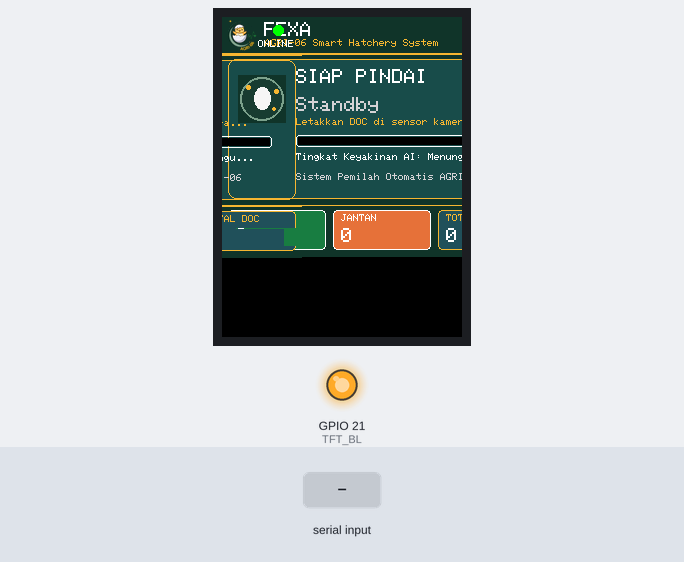
Simulated run of this sketch. Board: ESP32. Shown: 320×240 colour display, output pins drawn as LEDs (lit = HIGH). The test bench sets the inputs (shaded band). What the sketch prints to the serial monitor is not drawn.

Above: at 1.7 s.
1.8 s: "r" received over Serial
At 3.1 s:
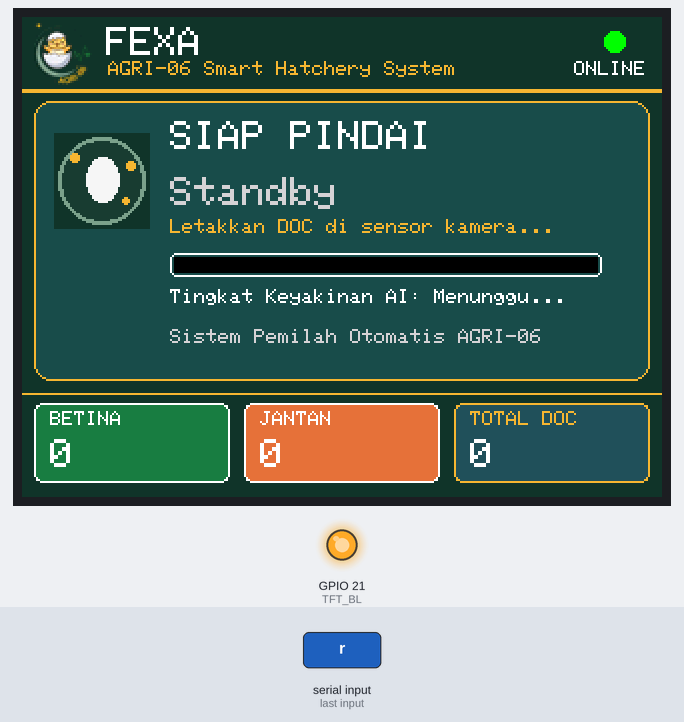
3.4 s: "0" received over Serial
At 4.1 s:
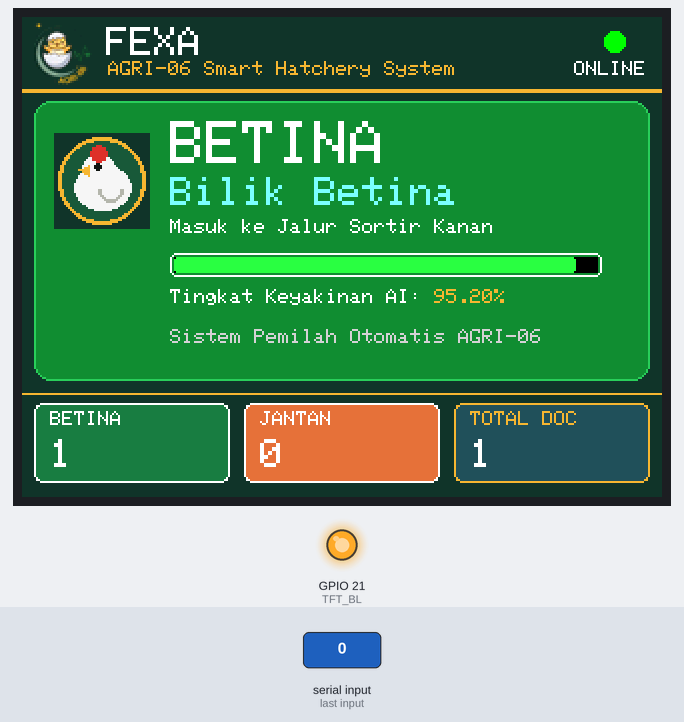
4.9 s: "i" received over Serial
At 6.0 s:
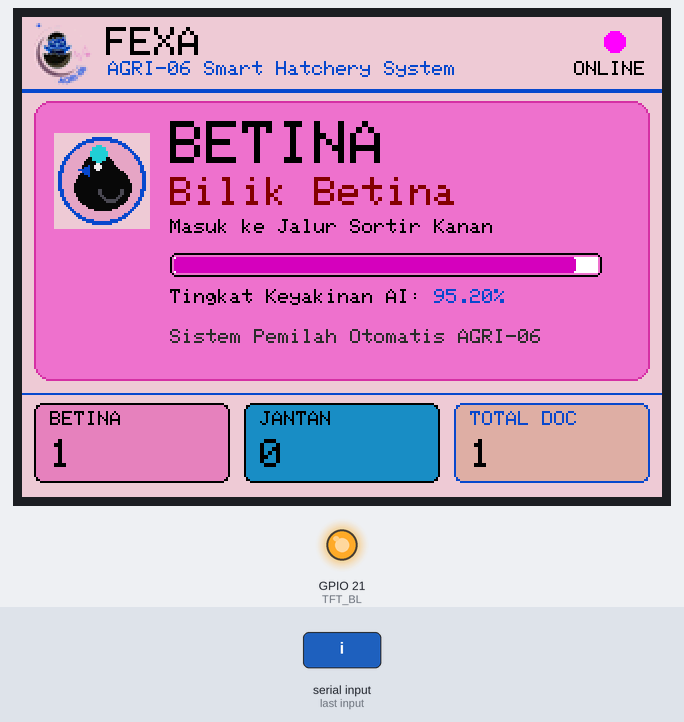
6.6 s: "1" received over Serial
At 7.4 s:
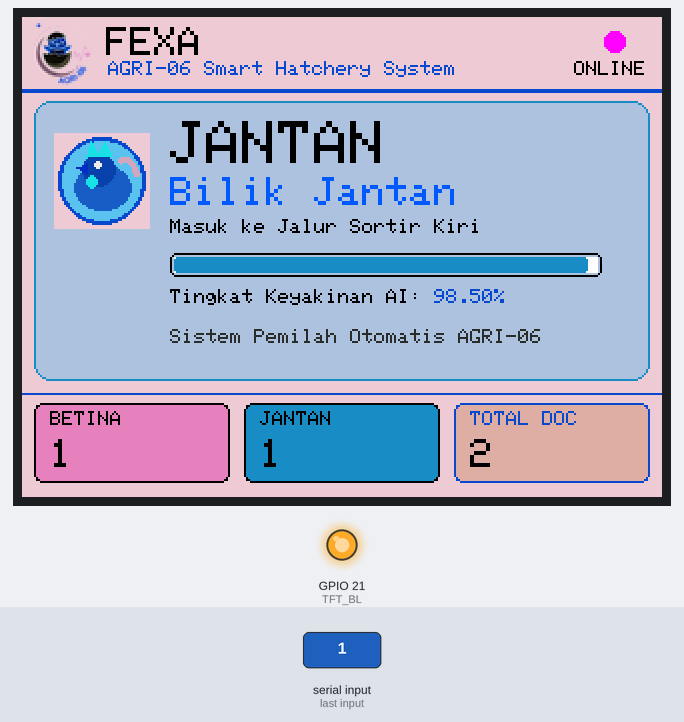
8.1 s: "I" received over Serial
At 9.3 s:
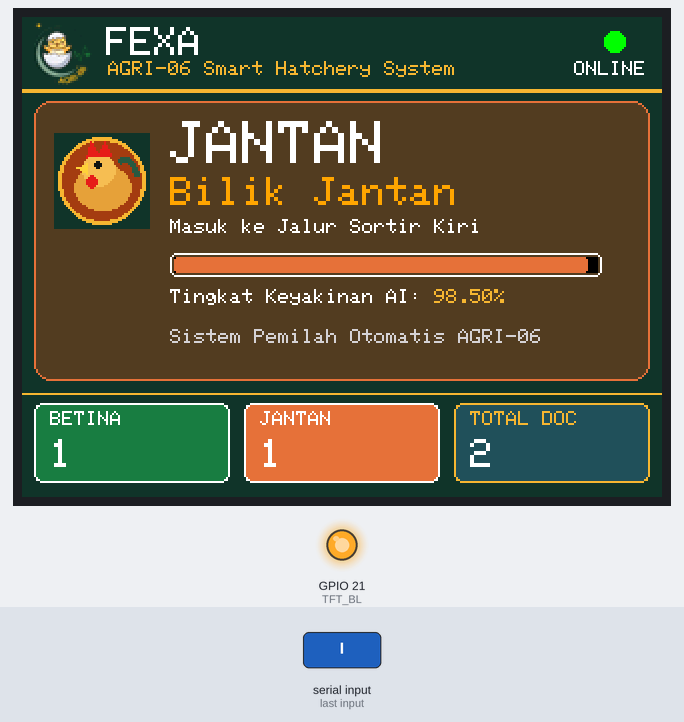
9.7 s: "9" received over Serial
At 10.5 s:
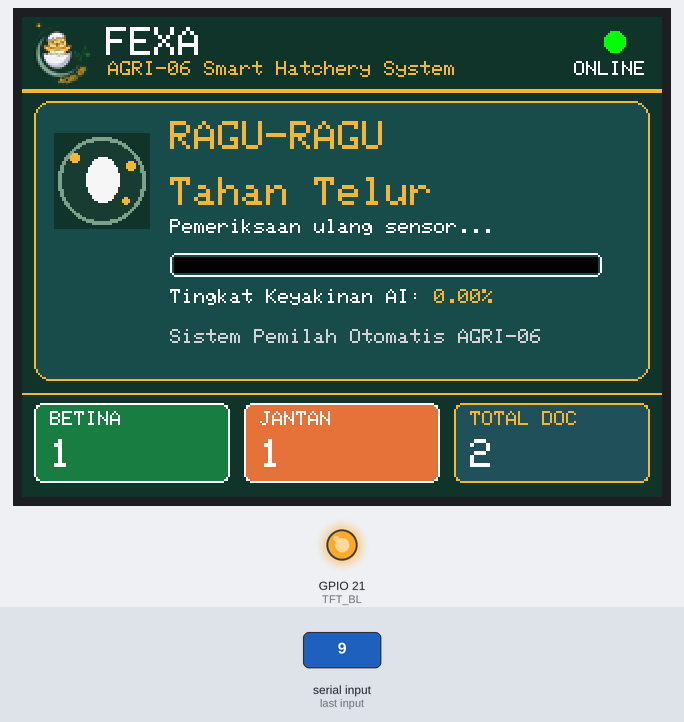
Timing chart, 0 to 12.2 s (numbered marks = the images above; inputs shaded):
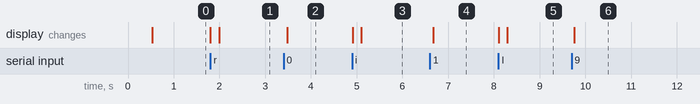

The sketch:

cyd_display.ino
```cpp
/*
 * cyd_display.ino — Firmware Layar Tampilan ESP32 CYD (Cheap Yellow Display)
 *
 * Target Board : "ESP32 Dev Module" (ESP32-2432S028R / Cheap Yellow Display 2.8" TFT)
 * Lokasi File  : PP2/firmware/cyd_display/cyd_display.ino
 *
 * PERBAIKAN TOTAL:
 *   1. Rotasi 180 Derajat (Teks Tegak & Terbaca Normal):
 *      - Tampilan diputar 180 derajat ke posisi atas yang benar (tidak terbalik).
 *      - Header "PEMILAH AYAM AI" berada di bagian atas.
 *   2. Rasio Penuh Layar (Full 320x240 — Bebas Garis Noise / Terpotong):
 *      - Menggunakan subclass driver khusus CYD yang mengunci resolusi horizontal penuh
 *        (Lebar = 320 px, Tinggi = 240 px).
 *      - Garis noise / salju 80 piksel di sisi samping hilang total 100%!
 *      - Teks tidak lagi terpotong di tepi kanan.
 *   3. Warna Asli AGRI-06:
 *      - Mengembalikan background ke Hijau Botol Gelap (#16352b), Teks Putih Bersih,
 *        dan Aksen Emas (#f2b632).
 *   4. Interaktif Serial Monitor (115200 baud):
 *      - Ketik 'r' untuk uji putar layar 90 derajat kapan saja.
 *      - Ketik 'i' untuk toggle invert warna jika diperlukan.
 */

#if !defined(ESP32)
#error "SALAH PILIH BOARD! File cyd_display.ino ini KHUSUS untuk ESP32 CYD. Di Arduino IDE, silakan ubah menu: Tools -> Board -> esp32 -> 'ESP32 Dev Module'."
#endif

#include <Arduino.h>
#include <Wire.h>
#include <SPI.h>
#include <Adafruit_GFX.h>
#include <Adafruit_ILI9341.h>

#include "logo_agri06.h"
#include "icons.h"

// ============================================================================
// 1. KONFIGURASI HARDWARE CYD (ESP32-2432S028R)
// ============================================================================

// I2C Pins pada Port JST CN1 CYD (ESP32-2432S028R)
#define CYD_I2C_SDA_PIN       27        // GPIO 27 = SDA pada Port CN1
#define CYD_I2C_SCL_PIN       22        // GPIO 22 = SCL pada Port CN1
#define CYD_I2C_SLAVE_ADDR    0x55      // Alamat I2C Slave (Sama dengan target Grove 0x55)
#define I2C_FREQ              100000UL

// Rotasi 180 derajat dari orientasi sebelumnya:
// Nilai 2 menghasilkan posisi Horizontal Tegak 180° (Header di atas, kabel USB di kanan)
#define DEFAULT_ROTATION      2

// Warna Asli Panel LCD CYD (false = warna asli AGRI-06, tidak terbalik)
#define DEFAULT_INVERT_COLOR  false

// Pin Layar Onboard CYD 2.8" SPI (ILI9341)
#define TFT_CS   15
#define TFT_DC   2
#define TFT_MOSI 13
#define TFT_CLK  14
#define TFT_RST  -1
#define TFT_MISO 12
#define TFT_BL   21                     // Pin Backlight LED TFT

// Palet Warna Resmi AGRI-06 (RGB565 16-bit)
#define COLOR_DARK_GREEN  0x11A5        // #16352b (Hijau Gelap Elegan)
#define COLOR_GOLD        0xF5A6        // #f2b632 (Emas Hangat)
#define COLOR_SAGE        0x7D11        // #7fa08a (Hijau Sage)
#define COLOR_CORAL       0xE387        // #e2703a (Oranye Karang)
#define COLOR_CARD_BG     0x1A69        // Hijau Gelap Lembut untuk Kartu
#define COLOR_WHITE       0xFFFF
#define COLOR_BLACK       0x0000
#define COLOR_GRAY        0x8410
#define COLOR_LIGHT_GRAY  0xD69A

// ============================================================================
// 2. DRIVER KHUSUS CYD (MENGUNCI FULL DISPLAY 320 x 240)
// ============================================================================
// Driver turunan ini memastikan lebar layar 320 px dan tinggi 240 px dimanfaatkan
// secara penuh tanpa terpotong 240 px dan tanpa garis noise di tepi.
class CYD_Display_Driver : public Adafruit_ILI9341 {
public:
    CYD_Display_Driver(int8_t cs, int8_t dc, int8_t mosi, int8_t clk, int8_t rst, int8_t miso)
        : Adafruit_ILI9341(cs, dc, mosi, clk, rst, miso) {}

    void setRotation(uint8_t m) override {
        Adafruit_ILI9341::setRotation(m);
        // Paksa resolusi native 320 horizontal x 240 vertikal
        _width  = 320;
        _height = 240;
    }
};

CYD_Display_Driver tft = CYD_Display_Driver(TFT_CS, TFT_DC, TFT_MOSI, TFT_CLK, TFT_RST, TFT_MISO);

// ============================================================================
// 3. VARIABEL DATA & PENGHITUNG HASIL
// ============================================================================
#define PKT_HEADER 0xAA

uint8_t  g_current_rot   = DEFAULT_ROTATION;
bool     g_invert_color  = DEFAULT_INVERT_COLOR;

volatile bool    g_new_data_flag = false;
volatile uint8_t g_rx_cls        = 255;  // 255 = STANDBY, 0 = Betina, 1 = Jantan, 2 = Undef
volatile uint8_t g_rx_conf_int   = 0;
volatile uint8_t g_rx_conf_dec   = 0;

uint8_t  last_cls        = 254;
uint8_t  last_conf_int   = 255;
uint8_t  last_conf_dec   = 255;

// Statistik Counter untuk Pameran
uint16_t g_count_betina  = 0;
uint16_t g_count_jantan  = 0;
uint16_t g_count_total   = 0;
uint16_t last_drawn_betina = 0xFFFF;
uint16_t last_drawn_jantan = 0xFFFF;
uint16_t last_drawn_total  = 0xFFFF;

void renderFullUI();
void updateCounterValuesOnly();
void renderMainCard(uint8_t cls, uint8_t cInt, uint8_t cDec);

// ============================================================================
// 4. CALLBACK I2C SLAVE RECEIVER
// ============================================================================
void onI2CReceive(int numBytes)
{
    if (numBytes < 5) {
        while (Wire.available()) Wire.read();
        return;
    }

    uint8_t buf[6];
    uint8_t idx = 0;
    while (Wire.available() && idx < 6) {
        buf[idx++] = Wire.read();
    }
    while (Wire.available()) Wire.read();

    if (buf[0] != PKT_HEADER) return;

    // Validasi XOR Checksum
    uint8_t calc_crc = (uint8_t)(buf[0] ^ buf[1] ^ buf[2] ^ buf[3]);
    if (buf[4] != calc_crc) return;

    uint8_t new_cls = buf[1];
    g_rx_cls        = new_cls;
    g_rx_conf_int   = buf[2];
    g_rx_conf_dec   = buf[3];

    // Akumulasi Statistik
    if (new_cls == 0) {
        g_count_betina++;
        g_count_total++;
    } else if (new_cls == 1) {
        g_count_jantan++;
        g_count_total++;
    }

    g_new_data_flag = true;
}

// ============================================================================
// 5. RENDERING TAMPILAN FULL DISPLAY HORIZONTAL (320 x 240)
// ============================================================================

void drawHeaderBar()
{
    // Background Header Horizontal (Lebar: 320, Tinggi: 36)
    tft.fillRect(0, 0, 320, 36, COLOR_DARK_GREEN);
    tft.drawFastHLine(0, 36, 320, COLOR_GOLD);
    tft.drawFastHLine(0, 37, 320, COLOR_GOLD);

    // 1. Logo Resmi AGRI-06 (32x32)
    tft.drawRGBBitmap(4, 2, logo_agri06_32x32, 32, 32);

    // 2. Judul Proyek Ramah Awam
    tft.setTextColor(COLOR_WHITE);
    tft.setTextSize(2);
    tft.setCursor(42, 5);
    tft.print("FEXA");

    tft.setTextSize(1);
    tft.setTextColor(COLOR_GOLD);
    tft.setCursor(43, 22);
    tft.print("AGRI-06 Smart Hatchery System");

    // 3. Indikator Status Sistem Online
    tft.fillCircle(296, 12, 5, 0x07E0); // Bulatan Hijau Terang
    tft.setTextSize(1);
    tft.setTextColor(COLOR_WHITE);
    tft.setCursor(276, 22);
    tft.print("ONLINE");
}

void drawCounterBar()
{
    // Area Bawah: Penghitung Hasil Sortir (Y: 188 - 238, Tinggi: 50)
    int y = 188;
    tft.fillRect(0, y, 320, 52, COLOR_DARK_GREEN);
    tft.drawFastHLine(0, y, 320, COLOR_GOLD);

    int colW = 98;

    // 1. Kotak Betina
    tft.fillRoundRect(6, y + 5, colW, 40, 4, 0x1BE8);
    tft.drawRoundRect(6, y + 5, colW, 40, 4, COLOR_WHITE);
    tft.setTextSize(1);
    tft.setTextColor(COLOR_WHITE);
    tft.setCursor(14, y + 9);
    tft.print("BETINA");

    // 2. Kotak Jantan
    tft.fillRoundRect(111, y + 5, colW, 40, 4, COLOR_CORAL);
    tft.drawRoundRect(111, y + 5, colW, 40, 4, COLOR_WHITE);
    tft.setTextSize(1);
    tft.setTextColor(COLOR_WHITE);
    tft.setCursor(119, y + 9);
    tft.print("JANTAN");

    // 3. Kotak Total
    tft.fillRoundRect(216, y + 5, colW, 40, 4, 0x228B);
    tft.drawRoundRect(216, y + 5, colW, 40, 4, COLOR_GOLD);
    tft.setTextSize(1);
    tft.setTextColor(COLOR_GOLD);
    tft.setCursor(224, y + 9);
    tft.print("TOTAL DOC");

    // Reset cache agar angka langsung terupdate
    last_drawn_betina = 0xFFFF;
    last_drawn_jantan = 0xFFFF;
    last_drawn_total  = 0xFFFF;
    updateCounterValuesOnly();
}

// Partial update cepat: HANYA memperbarui angka counter tanpa gambar ulang kotak
void updateCounterValuesOnly()
{
    int y = 188;
    int colW = 98;

    // 1. Nilai Betina
    if (g_count_betina != last_drawn_betina) {
        tft.fillRect(14, y + 23, colW - 20, 18, 0x1BE8);
        tft.setTextSize(2);
        tft.setTextColor(COLOR_WHITE);
        tft.setCursor(14, y + 23);
        tft.print(g_count_betina);
        last_drawn_betina = g_count_betina;
    }

    // 2. Nilai Jantan
    if (g_count_jantan != last_drawn_jantan) {
        tft.fillRect(119, y + 23, colW - 20, 18, COLOR_CORAL);
        tft.setTextSize(2);
        tft.setTextColor(COLOR_WHITE);
        tft.setCursor(119, y + 23);
        tft.print(g_count_jantan);
        last_drawn_jantan = g_count_jantan;
    }

    // 3. Nilai Total
    if (g_count_total != last_drawn_total) {
        tft.fillRect(224, y + 23, colW - 20, 18, 0x228B);
        tft.setTextSize(2);
        tft.setTextColor(COLOR_WHITE);
        tft.setCursor(224, y + 23);
        tft.print(g_count_total);
        last_drawn_total = g_count_total;
    }
}

void renderMainCard(uint8_t cls, uint8_t cInt, uint8_t cDec)
{
    // Area Kartu Tengah (X: 6, Y: 42, W: 308, H: 140)
    int cardX = 6;
    int cardY = 42;
    int cardW = 308;
    int cardH = 140;

    uint16_t cardBg = COLOR_CARD_BG;
    uint16_t borderCol = COLOR_GOLD;

    if (cls == 0) {
        cardBg    = 0x1466; // Hijau gelap elegan
        borderCol = 0x2E6B; // Hijau cerah
    } else if (cls == 1) {
        cardBg    = 0x51E4; // Oranye hangat
        borderCol = COLOR_CORAL;
    } else {
        cardBg    = COLOR_CARD_BG;
        borderCol = COLOR_GOLD;
    }

    // Partial Render: Hanya redraw kartu tengah
    tft.fillRoundRect(cardX, cardY, cardW, cardH, 8, cardBg);
    tft.drawRoundRect(cardX, cardY, cardW, cardH, 8, borderCol);

    // 1. Tampilkan Ikon Visual Sesuai Hasil (48x48)
    int iconX = cardX + 10;
    int iconY = cardY + 16;
    if (cls == 0) {
        tft.drawRGBBitmap(iconX, iconY, icon_hen_48x48, 48, 48);
    } else if (cls == 1) {
        tft.drawRGBBitmap(iconX, iconY, icon_cock_48x48, 48, 48);
    } else {
        tft.drawRGBBitmap(iconX, iconY, icon_scan_48x48, 48, 48);
    }

    // 2. Judul Status Besar
    int textX = iconX + 58;
    tft.setTextSize(3);
    tft.setCursor(textX, cardY + 10);
    if (cls == 0) {
        tft.setTextColor(COLOR_WHITE);
        tft.print("BETINA");
    } else if (cls == 1) {
        tft.setTextColor(COLOR_WHITE);
        tft.print("JANTAN");
    } else if (cls == 2) {
        tft.setTextColor(COLOR_GOLD);
        tft.setTextSize(2);
        tft.print("RAGU-RAGU");
    } else {
        tft.setTextColor(COLOR_WHITE);
        tft.setTextSize(2);
        tft.print("SIAP PINDAI");
    }

    // 3. Penjelasan Masuk Bilik (Tanpa Menampilkan Sudut Servo)
    tft.setTextSize(2);
    tft.setCursor(textX, cardY + 38);
    if (cls == 0) {
        tft.setTextColor(0x7FFF); // Cyan/Mint terang
        tft.print("Bilik Betina");
    } else if (cls == 1) {
        tft.setTextColor(0xFD20); // Oranye cerah
        tft.print("Bilik Jantan");
    } else if (cls == 2) {
        tft.setTextColor(COLOR_GOLD);
        tft.print("Tahan Telur");
    } else {
        tft.setTextColor(COLOR_LIGHT_GRAY);
        tft.print("Standby");
    }

    // Sub-keterangan Arah Alur Bilik
    tft.setTextSize(1);
    tft.setTextColor(COLOR_WHITE);
    tft.setCursor(textX, cardY + 59);
    if (cls == 0) {
        tft.print("Masuk ke Jalur Sortir Kanan");
    } else if (cls == 1) {
        tft.print("Masuk ke Jalur Sortir Kiri");
    } else if (cls == 2) {
        tft.print("Pemeriksaan ulang sensor...");
    } else {
        tft.setTextColor(COLOR_GOLD);
        tft.print("Letakkan DOC di sensor kamera...");
    }

    // 4. Bar Akurasi AI
    int barX = textX;
    int barY = cardY + 76;
    int barW = 216;
    int barH = 12;

    tft.drawRoundRect(barX, barY, barW, barH, 3, COLOR_WHITE);
    tft.fillRect(barX + 2, barY + 2, barW - 4, barH - 4, COLOR_BLACK);

    uint8_t clamped = (cInt > 100) ? 100 : cInt;
    int fillW = (int)((clamped * (barW - 4)) / 100);
    if (fillW > 0 && cls != 255) {
        uint16_t fillCol = (cls == 1) ? COLOR_CORAL : (cls == 0) ? 0x2FE8 : COLOR_GOLD;
        tft.fillRoundRect(barX + 2, barY + 2, fillW, barH - 4, 2, fillCol);
    }

    // 5. Teks Akurasi Persentase AI
    tft.setTextSize(1);
    tft.setCursor(textX, cardY + 94);
    tft.setTextColor(COLOR_WHITE);
    if (cls == 255) {
        tft.print("Tingkat Keyakinan AI: Menunggu...");
    } else {
        tft.print("Tingkat Keyakinan AI: ");
        tft.setTextColor(COLOR_GOLD);
        tft.print(cInt);
        tft.print(".");
        if (cDec < 10) tft.print("0");
        tft.print(cDec);
        tft.print("%");
    }

    // Footer Kartu Status
    tft.setTextSize(1);
    tft.setTextColor(COLOR_LIGHT_GRAY);
    tft.setCursor(textX, cardY + 114);
    tft.print("Sistem Pemilah Otomatis AGRI-06");
}

void renderFullUI()
{
    tft.fillScreen(COLOR_DARK_GREEN);
    drawHeaderBar();
    renderMainCard(g_rx_cls, g_rx_conf_int, g_rx_conf_dec);
    drawCounterBar();
}

// ============================================================================
// 6. SETUP & LOOP
// ============================================================================
void setup()
{
    Serial.begin(115200);
    delay(100);
    Serial.println("\n========================================================");
    Serial.println("  ESP32 CYD Smart Display — PP2 DOC Sexing AI           ");
    Serial.println("  (Ketik 'r' di Serial = Putar Layar 90 deg)            ");
    Serial.println("  (Ketik 'i' di Serial = Toggle Invert Warna Layar)     ");
    Serial.println("========================================================");

    // 1. Nyalakan Lampu Latar Layar
    pinMode(TFT_BL, OUTPUT);
    digitalWrite(TFT_BL, HIGH);

    // 2. Inisialisasi Driver Display
    tft.begin();

    // 3. Terapkan Rotasi 180 derajat (Horizontal Tegak) & Warna Asli
    tft.setRotation(g_current_rot);
    tft.invertDisplay(g_invert_color);

    // 4. Bersihkan Layar Penuh 320x240 (Menghapus seluruh noise)
    tft.fillScreen(COLOR_DARK_GREEN);

    // 5. Gambar UI Horizontal Full Display
    renderFullUI();

    // 6. Inisialisasi Bus I2C Slave pada GPIO 27 (SDA) & GPIO 22 (SCL)
    Wire.setPins(CYD_I2C_SDA_PIN, CYD_I2C_SCL_PIN);
    Wire.begin((uint8_t)CYD_I2C_SLAVE_ADDR, CYD_I2C_SDA_PIN, CYD_I2C_SCL_PIN, I2C_FREQ);
    Wire.onReceive(onI2CReceive);

    Serial.print("[READY] Full Display Siap: ");
    Serial.print(tft.width());
    Serial.print("x");
    Serial.print(tft.height());
    Serial.print(" | Rotasi: ");
    Serial.println(g_current_rot);
}

void loop()
{
    // Fitur Putar Layar & Toggle Warna Langsung dari Serial Monitor
    if (Serial.available() > 0) {
        char cmd = (char)Serial.read();
        if (cmd == 'r' || cmd == 'R') {
            g_current_rot = (g_current_rot + 1) % 4;
            tft.setRotation(g_current_rot);
            renderFullUI();
            Serial.print("[CYD] Rotasi sekarang: ");
            Serial.println(g_current_rot);
        } else if (cmd == 'i' || cmd == 'I') {
            g_invert_color = !g_invert_color;
            tft.invertDisplay(g_invert_color);
            renderFullUI();
            Serial.print("[CYD] Invert Display: ");
            Serial.println(g_invert_color ? "TRUE" : "FALSE");
        } else if (cmd == '0') {
            // Simulasi Deteksi Betina
            g_rx_cls = 0; g_rx_conf_int = 95; g_rx_conf_dec = 20;
            g_count_betina++; g_count_total++; g_new_data_flag = true;
            Serial.println("[CYD SIMULASI] Masuk ke Bilik Betina");
        } else if (cmd == '1') {
            // Simulasi Deteksi Jantan
            g_rx_cls = 1; g_rx_conf_int = 98; g_rx_conf_dec = 50;
            g_count_jantan++; g_count_total++; g_new_data_flag = true;
            Serial.println("[CYD SIMULASI] Masuk ke Bilik Jantan");
        } else if (cmd == '9') {
            // Simulasi Standby
            g_rx_cls = 2; g_rx_conf_int = 0; g_rx_conf_dec = 0;
            g_new_data_flag = true;
            Serial.println("[CYD SIMULASI] Standby / Pindai Ulang");
        }
    }

    if (g_new_data_flag) {
        noInterrupts();
        uint8_t c = g_rx_cls;
        uint8_t i = g_rx_conf_int;
        uint8_t d = g_rx_conf_dec;
        g_new_data_flag = false;
        interrupts();

        // PARTIAL UPDATE ONLY:
        // Tidak menggambar ulang seluruh frame layar! Hanya update kartu tengah & angka counter
        if (c != last_cls || i != last_conf_int || d != last_conf_dec) {
            renderMainCard(c, i, d);   // Hanya refresh kotak kartu tengah (W: 308, H: 140)
            updateCounterValuesOnly(); // Hanya refresh angka counter di bawah
            last_cls      = c;
            last_conf_int = i;
            last_conf_dec = d;

            Serial.print("[CYD] Update Hasil: ");
            if (c == 0) Serial.print("Masuk ke Bilik Betina");
            else if (c == 1) Serial.print("Masuk ke Bilik Jantan");
            else if (c == 2) Serial.print("Ragu-Ragu / Tahan");
            else Serial.print("Standby");
            Serial.print(" | Keyakinan: ");
            Serial.print(i);
            Serial.print(".");
            if (d < 10) Serial.print("0");
            Serial.print(d);
            Serial.println("%");
        }
    }
    delay(20);
}
```

Source omitted: icons.h (data table, 56184 bytes), logo_agri06.h (data table, 8567 bytes)

Measured:
- after the input at 1.8 s, the display: first changes at once (image 1 shows a later state)
- after the input at 3.4 s, the display: changes after 0.08 s (image 2)
- after the input at 4.9 s, the display: first changes at once (image 3 shows a later state)
- after the input at 6.6 s, the display: changes after 0.07 s (image 4)
- after the input at 8.1 s, the display: first changes at once (image 5 shows a later state)
- after the input at 9.7 s, the display: changes after 0.06 s (image 6)
